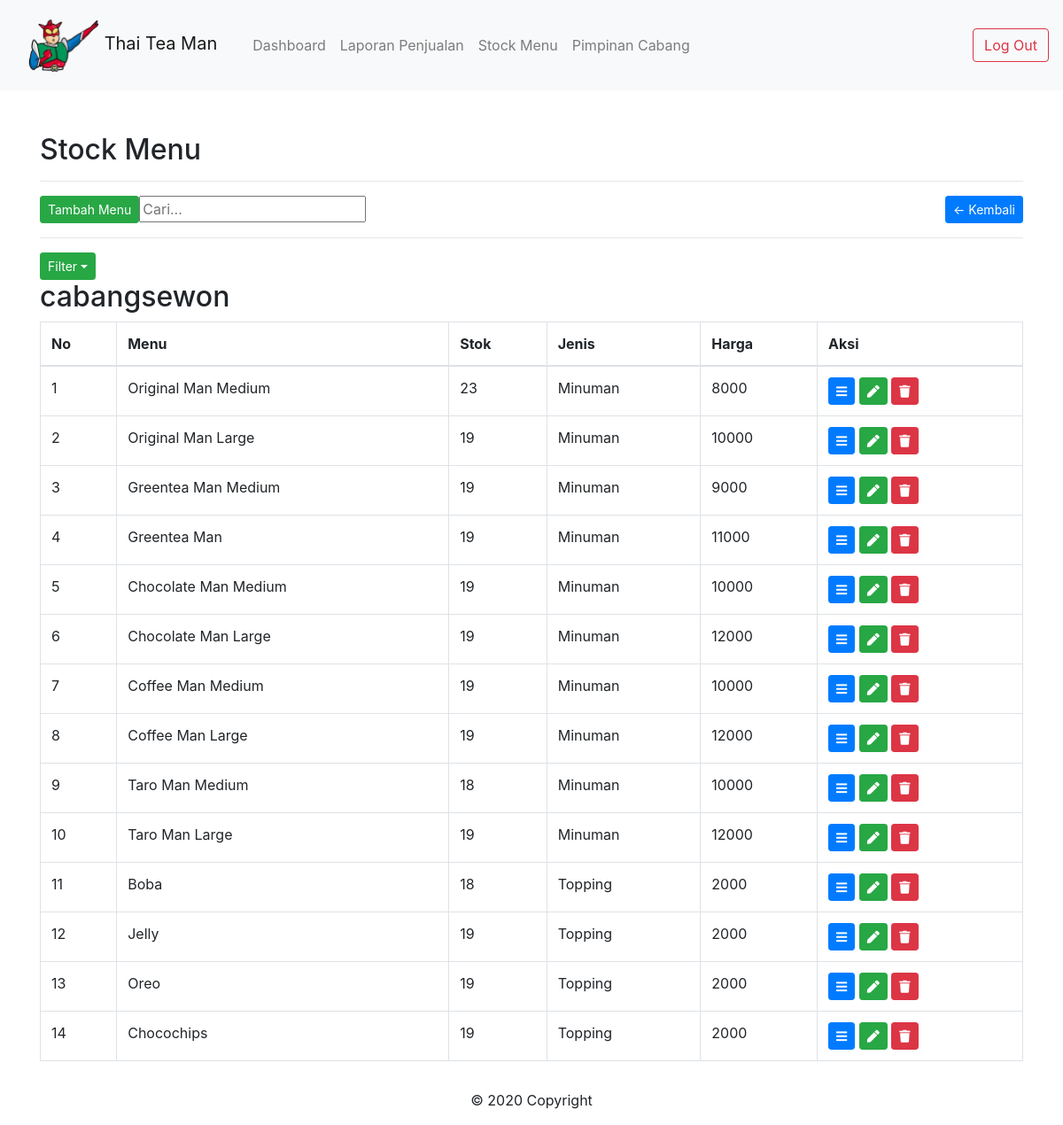
Before: /admin/data-barang.php (signed in) with the older database file.
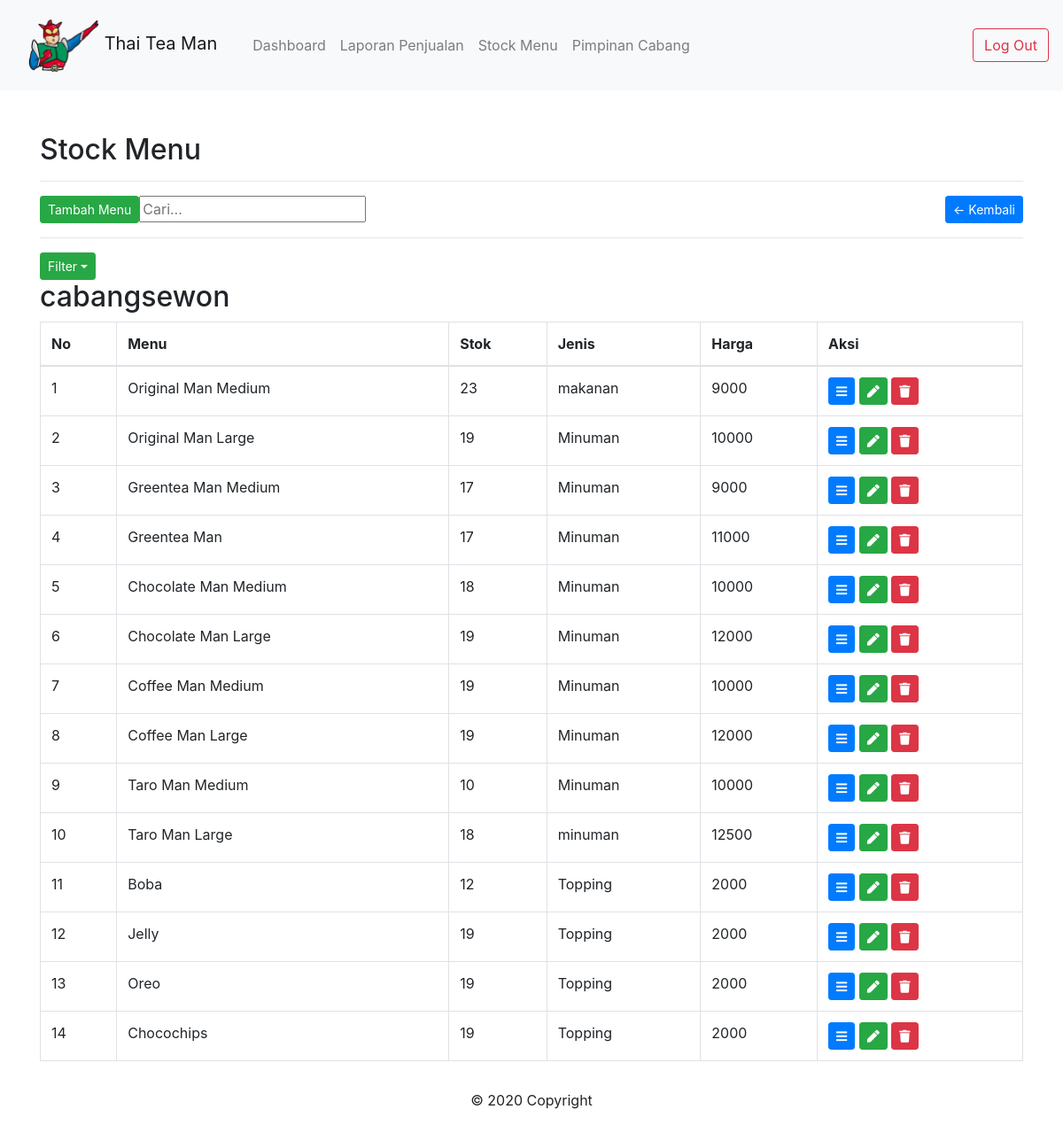
After: the same page with the newer database file.
### tables this page shows
CREATE TABLE `tb_stock` (
  `id_user` int(11) NOT NULL,
  `id_barang` int(11) NOT NULL,
  `stock` bigint(20) NOT NULL DEFAULT '0'
);

CREATE TABLE `tb_barang` (
  `id` int(11) NOT NULL,
  `nama_barang` varchar(255) NOT NULL,
  `jenis_barang` varchar(255) NOT NULL,
  `harga` int(100) NOT NULL
);

### admin/includes/barang.php (the view, shortened to what this page needs)
<div class="container mt-5">
	<h2>Stock  Menu</h2>
	<hr>
	<input type="text" id="myInput" onkeyup="myFunction()" placeholder="Cari..." title="Type in a name">
	<a href="index.php" class="btn btn-primary btn-sm float-right">&larr; Kembali</a>
	<a href="?h=tambah" class="btn btn-success btn-sm float-left">Tambah Menu</a>
	<div class="clearfix"></div>
	<hr>
	<div class="dropdown">
    	<button type="button" class="btn btn-success dropdown-toggle btn-sm" data-toggle="dropdown">Filter</button>
  	</div>
	<h2><?= $nama_kasir ?></h2>
	<table class="table table-bordered" id="myTable">
	<thead class="thead-light" class="align-middle">
		<thead>
			<tr>
				<th>No</th>
				<th>Menu</th>
				<th>Stok</th>
				<th>Jenis</th>
				<th>Harga</th>
				<th>Aksi</th>
			</tr>
		</thead>
		<tbody>
			<?php foreach ($data_barang as $barang): ?>
			<tr>
				<td><?= $no++ ?></td>
				<td><?= $barang['nama_barang'] ?></td>
				<td><?= $barang['stock'] ?></td>
				<td><?= $barang['jenis_barang'] ?></td>
				<td><?= $barang['harga'] ?></td>
				<td>
					<div class="d-inline">
						<a href="?h=detail&id=<?= $barang['id'] ?>" class="btn btn-primary btn-sm"><i class="fas fa-bars"></i></a>
						<a href="?h=edit-barang&id=<?= $barang['id'] ?>" class="btn btn-success btn-sm"><i class="fas fa-pen"></i></a>
						<a href="?h=hapus&id=<?= $barang['id'] ?>" onclick="return confirm('Yakin Hapus <?= $barang['nama_barang'] ?>?')" class="btn btn-danger btn-sm"><i class="fas fa-trash"></i></a>
					</div>
				</td>
			</tr>
			<?php endforeach ?>
		</tbody>
	</table>
</div>

Changed rows visible on the page:
changed through a linked row, tb_stock "Original Man Medium": id_barang.jenis_barang "Minuman" → "makanan"; id_barang.harga "8000" → "9000"
changed tb_stock "Greentea Man Medium": stock "19" → "17"
changed tb_stock "Greentea Man": stock "19" → "17"
changed tb_stock "Chocolate Man Medium": stock "19" → "18"
changed tb_stock "Taro Man Medium": stock "18" → "10"
changed tb_stock "Taro Man Large": stock "19" → "18"; id_barang.jenis_barang "Minuman" → "minuman"; id_barang.harga "12000" → "12500"
changed tb_stock "Boba": stock "18" → "12"
